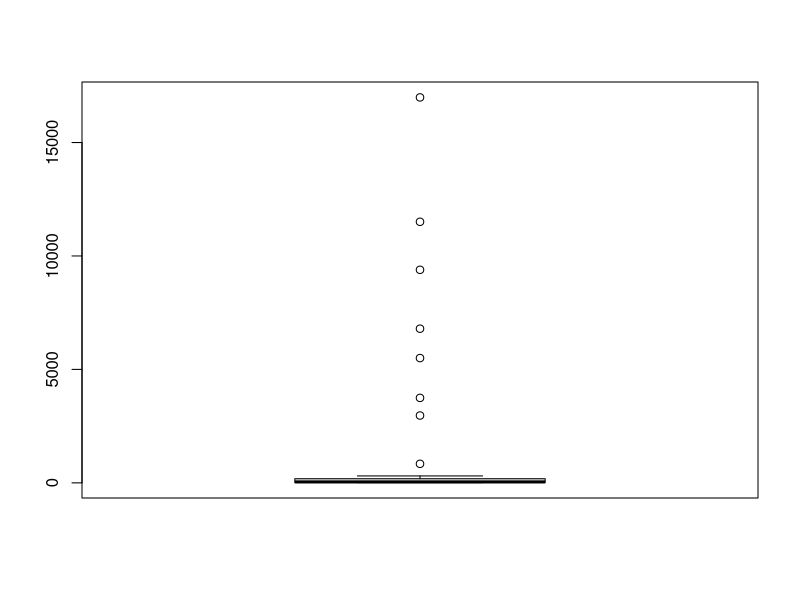
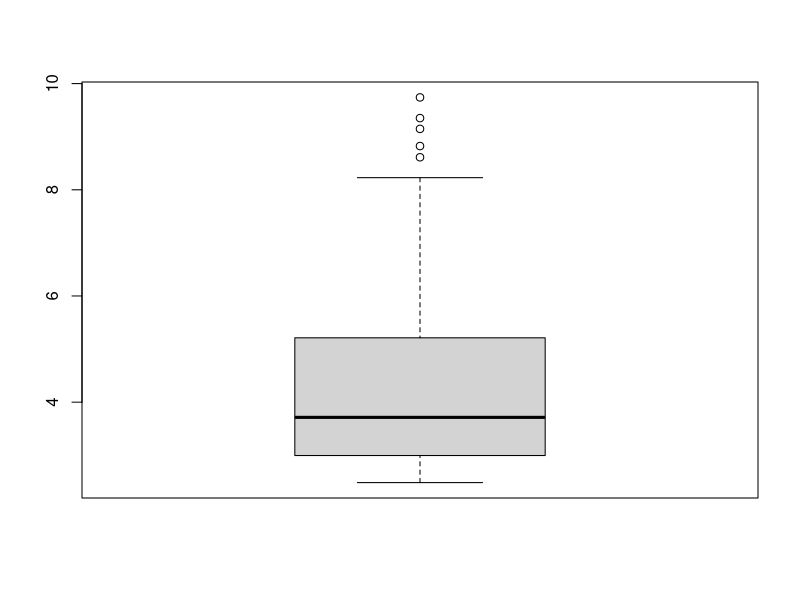

The R source for these figures, in order:
data(islands)
boxplot(islands)

log_islands <- log(islands)
boxplot(log_islands)

interquartile_range <- quantile(islands, .75) - quantile(islands, .25)
upper_limit <- quantile(islands, .75) + 1.5 * interquartile_range
outliers <- islands[which(islands > upper_limit)]

interquartile_range_log <- quantile(log_islands, .75) - quantile(log_islands, .25)
upper_limit_log <-  quantile(log_islands, .75) + 1.5 * interquartile_range_log

outliers_log <- islands[which(log_islands > upper_limit_log)]
print(outliers)
print(outliers_log)

island_mean <- mean(islands)
island_sd <- sd(islands)

outliers <- islands[which(islands > (island_mean + 2 * island_sd))]
outliers

island_mean_log <- mean(log_islands)
island_sd_log <- sd(log_islands)

outliers_log <- log_islands[which(log_islands > (island_mean_log + 2 * island_sd_log))]
print(outliers_log)
